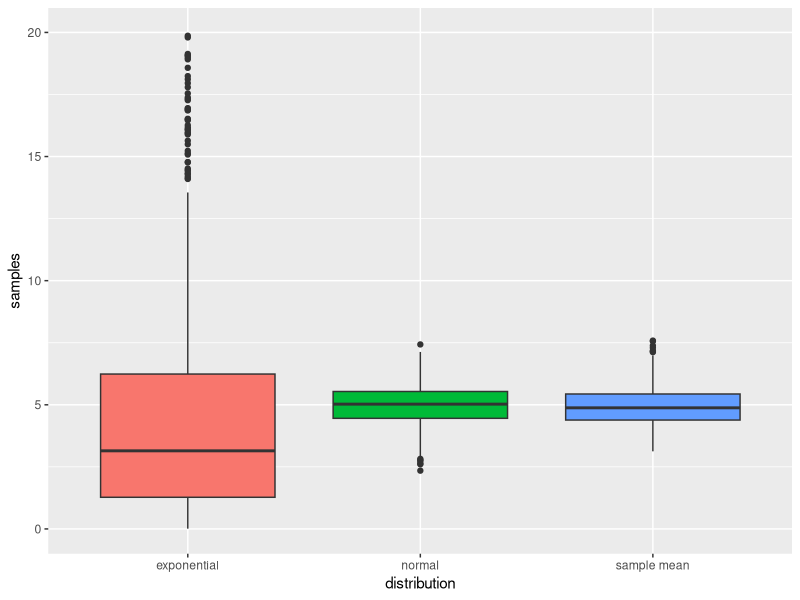
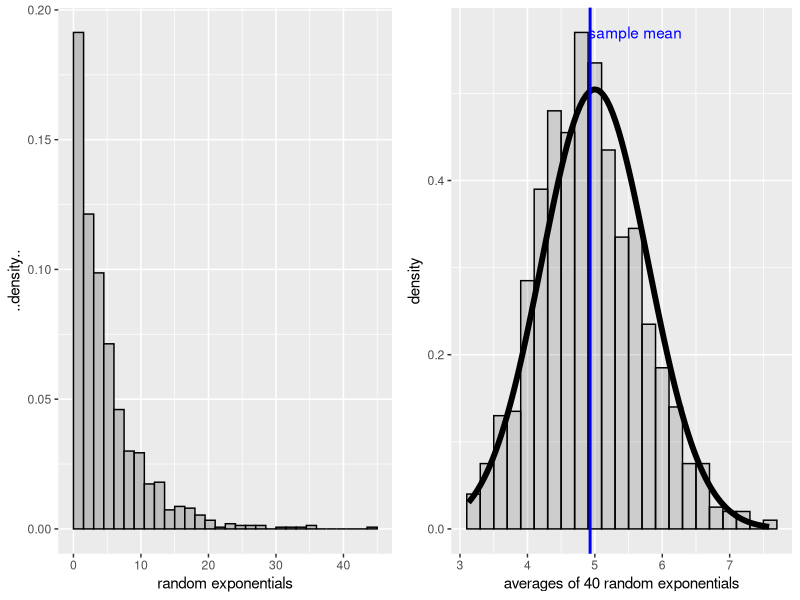

Write R code to recreate these figures, in order.
## ---- chunk 1
set.seed(172)
nosim <- 1000
lambda <- .2
sample_means <- apply(matrix(rexp(nosim*40, lambda), nosim), 1, mean)
estimated_mean <- mean(sample_means)
estimated_mean
## ---- chunk 2
sample_var <- var(sample_means)
sample_var
## ---- chunk 3
library(ggplot2)
exponentials <- rexp(1000, lambda)
normals <- rnorm(1000, mean = 1/lambda, sd = 1/(lambda*sqrt(40)))
random <- c(exponentials, sample_means, normals)
df <- data.frame(samples = random,
                 distribution = as.factor(rep(c("exponential", "sample mean", "normal"), each=1000)))

# vertical axis is limited to 20. thus, some exponential samples are not plotted
qplot(distribution, samples, data=df,
      geom = "boxplot", fill = distribution, ylim = c(0,20), show.legend = FALSE)
## ---- chunk 4
library(gridExtra)
plot1 <- qplot(exponentials, geom = "histogram", boundary = 0,
               binwidth = 1.5, colour = I("black"), fill = I("grey"), y = ..density..,
               xlab = "random exponentials")

plot2 <- ggplot(data.frame(sample_means), aes(x = sample_means)) + 
    geom_histogram(alpha = .2, binwidth = .2, colour = "black", aes(y = ..density..)) +
    labs(x = "averages of 40 random exponentials") +
    stat_function(fun = dnorm, size = 2, args = list(mean = 5, sd = 5/sqrt(40))) +
    geom_vline(xintercept = estimated_mean, size = 1, color = "blue") +
    annotate("text", x = 5.6, y = .57, label = "sample mean", colour = "blue")

grid.arrange(plot1, plot2, nrow=1)
